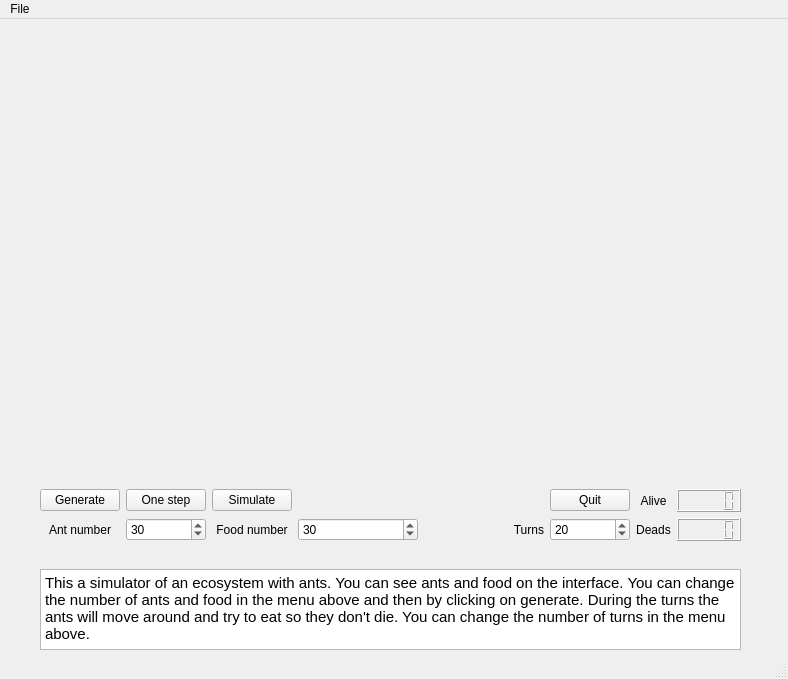
<?xml version="1.0" encoding="UTF-8"?>
<ui version="4.0">
 <class>principal_ihm</class>
 <widget class="QMainWindow" name="principal_ihm">
  <property name="geometry">
   <rect>
    <x>0</x>
    <y>0</y>
    <width>788</width>
    <height>679</height>
   </rect>
  </property>
  <property name="windowTitle">
   <string>Ant Simulator</string>
  </property>
  <widget class="QWidget" name="centralwidget">
   <widget class="QWidget" name="conteneur" native="true">
    <property name="geometry">
     <rect>
      <x>40</x>
      <y>10</y>
      <width>711</width>
      <height>451</height>
     </rect>
    </property>
   </widget>
   <widget class="QWidget" name="layoutWidget">
    <property name="geometry">
     <rect>
      <x>40</x>
      <y>470</y>
      <width>701</width>
      <height>71</height>
     </rect>
    </property>
    <layout class="QGridLayout" name="gridLayout">
     <property name="sizeConstraint">
      <enum>QLayout::SetMinAndMaxSize</enum>
     </property>
     <item row="0" column="7">
      <spacer name="horizontalSpacer_3">
       <property name="orientation">
        <enum>Qt::Horizontal</enum>
       </property>
       <property name="sizeHint" stdset="0">
        <size>
         <width>40</width>
         <height>20</height>
        </size>
       </property>
      </spacer>
     </item>
     <item row="1" column="8">
      <widget class="QLabel" name="label_5">
       <property name="text">
        <string>Deads</string>
       </property>
       <property name="alignment">
        <set>Qt::AlignCenter</set>
       </property>
      </widget>
     </item>
     <item row="0" column="5">
      <widget class="QPushButton" name="bouton_qui">
       <property name="text">
        <string>Quit</string>
       </property>
      </widget>
     </item>
     <item row="1" column="2">
      <widget class="QLabel" name="label_2">
       <property name="text">
        <string>Food number</string>
       </property>
       <property name="alignment">
        <set>Qt::AlignCenter</set>
       </property>
      </widget>
     </item>
     <item row="1" column="4">
      <widget class="QLabel" name="label_3">
       <property name="text">
        <string>Turns</string>
       </property>
       <property name="alignment">
        <set>Qt::AlignRight|Qt::AlignTrailing|Qt::AlignVCenter</set>
       </property>
      </widget>
     </item>
     <item row="0" column="3">
      <spacer name="horizontalSpacer_2">
       <property name="orientation">
        <enum>Qt::Horizontal</enum>
       </property>
       <property name="sizeHint" stdset="0">
        <size>
         <width>218</width>
         <height>20</height>
        </size>
       </property>
      </spacer>
     </item>
     <item row="1" column="1">
      <widget class="QSpinBox" name="ant_num">
       <property name="minimum">
        <number>1</number>
       </property>
       <property name="maximum">
        <number>1000</number>
       </property>
       <property name="value">
        <number>30</number>
       </property>
      </widget>
     </item>
     <item row="0" column="0">
      <widget class="QPushButton" name="bouton_gen">
       <property name="sizePolicy">
        <sizepolicy hsizetype="Minimum" vsizetype="Fixed">
         <horstretch>0</horstretch>
         <verstretch>0</verstretch>
        </sizepolicy>
       </property>
       <property name="text">
        <string>Generate</string>
       </property>
      </widget>
     </item>
     <item row="0" column="1">
      <widget class="QPushButton" name="bouton_pas">
       <property name="text">
        <string>One step</string>
       </property>
      </widget>
     </item>
     <item row="0" column="2">
      <widget class="QPushButton" name="bouton_sim">
       <property name="text">
        <string>Simulate</string>
       </property>
      </widget>
     </item>
     <item row="1" column="5">
      <widget class="QSpinBox" name="nb_turns">
       <property name="minimum">
        <number>1</number>
       </property>
       <property name="maximum">
        <number>1000</number>
       </property>
       <property name="value">
        <number>20</number>
       </property>
      </widget>
     </item>
     <item row="0" column="4">
      <spacer name="horizontalSpacer">
       <property name="orientation">
        <enum>Qt::Horizontal</enum>
       </property>
       <property name="sizeHint" stdset="0">
        <size>
         <width>218</width>
         <height>20</height>
        </size>
       </property>
      </spacer>
     </item>
     <item row="1" column="0">
      <widget class="QLabel" name="label">
       <property name="text">
        <string>Ant number</string>
       </property>
       <property name="alignment">
        <set>Qt::AlignCenter</set>
       </property>
      </widget>
     </item>
     <item row="1" column="3">
      <widget class="QSpinBox" name="food_num">
       <property name="minimum">
        <number>1</number>
       </property>
       <property name="maximum">
        <number>1000</number>
       </property>
       <property name="value">
        <number>30</number>
       </property>
      </widget>
     </item>
     <item row="0" column="8">
      <widget class="QLabel" name="label_4">
       <property name="text">
        <string>Alive</string>
       </property>
       <property name="alignment">
        <set>Qt::AlignCenter</set>
       </property>
      </widget>
     </item>
     <item row="0" column="9">
      <widget class="QLCDNumber" name="vie"/>
     </item>
     <item row="1" column="9">
      <widget class="QLCDNumber" name="morte_ui"/>
     </item>
     <item row="1" column="7">
      <spacer name="horizontalSpacer_4">
       <property name="orientation">
        <enum>Qt::Horizontal</enum>
       </property>
       <property name="sizeHint" stdset="0">
        <size>
         <width>40</width>
         <height>20</height>
        </size>
       </property>
      </spacer>
     </item>
     <item row="0" column="6">
      <spacer name="horizontalSpacer_5">
       <property name="orientation">
        <enum>Qt::Horizontal</enum>
       </property>
       <property name="sizeHint" stdset="0">
        <size>
         <width>40</width>
         <height>20</height>
        </size>
       </property>
      </spacer>
     </item>
    </layout>
   </widget>
   <widget class="QTextBrowser" name="textBrowser">
    <property name="geometry">
     <rect>
      <x>40</x>
      <y>550</y>
      <width>701</width>
      <height>81</height>
     </rect>
    </property>
    <property name="html">
     <string>&lt;!DOCTYPE HTML PUBLIC &quot;-//W3C//DTD HTML 4.0//EN&quot; &quot;http://www.w3.org/TR/REC-html40/strict.dtd&quot;&gt;
&lt;html&gt;&lt;head&gt;&lt;meta name=&quot;qrichtext&quot; content=&quot;1&quot; /&gt;&lt;style type=&quot;text/css&quot;&gt;
p, li { white-space: pre-wrap; }
&lt;/style&gt;&lt;/head&gt;&lt;body style=&quot; font-family:'Ubuntu'; font-size:11pt; font-weight:400; font-style:normal;&quot;&gt;
&lt;p style=&quot; margin-top:0px; margin-bottom:0px; margin-left:0px; margin-right:0px; -qt-block-indent:0; text-indent:0px;&quot;&gt;This a simulator of an ecosystem with ants. You can see ants and food on the interface. You can change the number of ants and food in the menu above and then by clicking on generate. During the turns the ants will move around and try to eat so they don't die. You can change the number of turns in the menu above.&lt;/p&gt;&lt;/body&gt;&lt;/html&gt;</string>
    </property>
   </widget>
  </widget>
  <widget class="QMenuBar" name="menubar">
   <property name="geometry">
    <rect>
     <x>0</x>
     <y>0</y>
     <width>788</width>
     <height>22</height>
    </rect>
   </property>
   <widget class="QMenu" name="menuFichiers">
    <property name="title">
     <string>File</string>
    </property>
    <addaction name="actionQuitter"/>
   </widget>
   <addaction name="menuFichiers"/>
  </widget>
  <widget class="QStatusBar" name="statusbar"/>
  <action name="actionQuitter">
   <property name="text">
    <string>Quitter</string>
   </property>
   <property name="shortcut">
    <string>Ctrl+Q</string>
   </property>
  </action>
 </widget>
 <resources/>
 <connections>
  <connection>
   <sender>bouton_qui</sender>
   <signal>clicked()</signal>
   <receiver>principal_ihm</receiver>
   <slot>close()</slot>
   <hints>
    <hint type="sourcelabel">
     <x>788</x>
     <y>546</y>
    </hint>
    <hint type="destinationlabel">
     <x>800</x>
     <y>468</y>
    </hint>
   </hints>
  </connection>
  <connection>
   <sender>actionQuitter</sender>
   <signal>triggered()</signal>
   <receiver>principal_ihm</receiver>
   <slot>close()</slot>
   <hints>
    <hint type="sourcelabel">
     <x>-1</x>
     <y>-1</y>
    </hint>
    <hint type="destinationlabel">
     <x>399</x>
     <y>299</y>
    </hint>
   </hints>
  </connection>
 </connections>
</ui>
